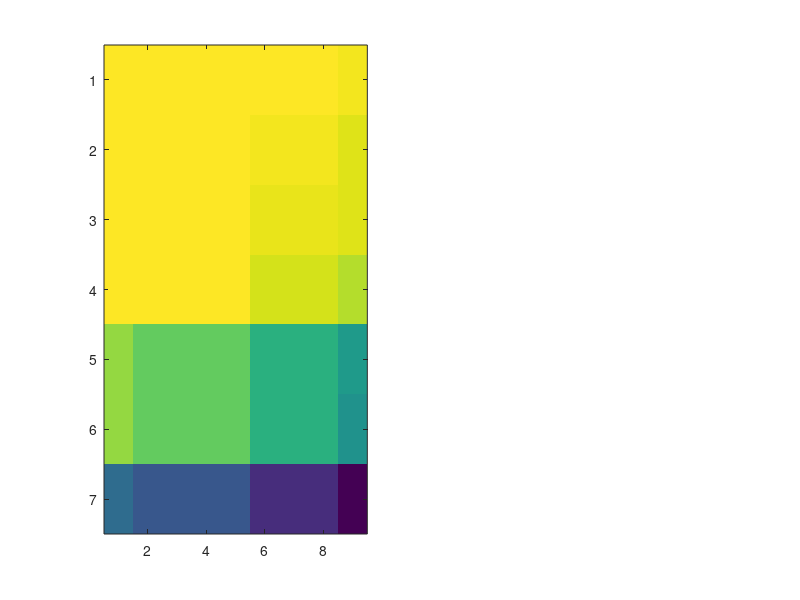

The MATLAB source for this figure: (Note: this script raises an error after producing the figure.)
%% Figure: Threshold sensitivity analysis (recall and precision heatmaps)
% Data below is the actual measured sweep: for every combination of
% tau_slope and tau_rms, the full TASA detector+hysteresis pipeline was
% re-run against the labeled synthetic signal and recall/precision
% recorded. Chosen operating point (tau_slope=40, tau_rms=60) is boxed.

tau_slope = [20 30 40 60 100 200 300 400 500];
tau_rms   = [30 60 90 150 250 350 450];

% Rows = tau_rms, Columns = tau_slope (matches heatmap orientation)
recall = [
    1.0000 1.0000 1.0000 1.0000 1.0000 0.9875 0.9875 0.9875 0.9750;
    1.0000 1.0000 1.0000 1.0000 1.0000 0.9750 0.9750 0.9750 0.9500;
    1.0000 1.0000 1.0000 1.0000 1.0000 0.9625 0.9625 0.9625 0.9375;
    1.0000 1.0000 1.0000 1.0000 1.0000 0.9250 0.9250 0.9250 0.8750;
    0.8375 0.7625 0.7625 0.7625 0.7625 0.6250 0.6250 0.6250 0.5375;
    0.8375 0.7625 0.7625 0.7625 0.7625 0.6250 0.6250 0.6250 0.5125;
    0.3500 0.2750 0.2750 0.2750 0.2750 0.1375 0.1375 0.1375 0.0000
];

precision = [
    0.2899 0.6897 0.6897 0.6897 0.6897 0.6870 0.6870 0.6870 0.6842;
    0.2909 0.7018 0.7018 0.7018 0.7018 0.6964 0.6964 0.6964 0.6909;
    0.2920 0.7143 0.7143 0.7143 0.7143 0.7064 0.7064 0.7064 0.7009;
    0.2930 0.7407 0.7407 0.7407 0.7407 0.7255 0.7255 0.7255 0.7143;
    0.2627 0.7262 0.7262 0.7262 0.7262 0.6849 0.8065 0.8065 0.7818;
    0.2638 0.7349 0.7349 0.7349 0.7349 0.6944 0.8197 0.8197 0.8039;
    0.1302 0.5000 0.5000 0.5000 0.5000 0.3333 0.5000 0.5000 0.0000
];

% Indices of the chosen operating point (tau_slope=40, tau_rms=60)
chosen_col = find(tau_slope == 40);
chosen_row = find(tau_rms == 60);

figure('Position', [100 100 1000 420]);

% ---- Recall subplot ----
subplot(1,2,1);
imagesc(recall);
colormap(gca, flipud(redgreencmap()));  % see helper function below
caxis([0 1]);
colorbar;
set(gca, 'XTick', 1:length(tau_slope), 'XTickLabel', tau_slope, ...
         'YTick', 1:length(tau_rms), 'YTickLabel', tau_rms);
xlabel('\tau_{slope}');
ylabel('\tau_{rms}');
title('Recall');
hold on;
rectangle('Position', [chosen_col-0.5, chosen_row-0.5, 1, 1], ...
          'EdgeColor', 'b', 'LineWidth', 2.5);
% Print values in each cell
for r = 1:size(recall,1)
    for c = 1:size(recall,2)
        text(c, r, sprintf('%.2f', recall(r,c)), ...
            'HorizontalAlignment', 'center', 'FontSize', 7);
    end
end
hold off;

% ---- Precision subplot ----
subplot(1,2,2);
imagesc(precision);
colormap(gca, flipud(redgreencmap()));
caxis([0 1]);
colorbar;
set(gca, 'XTick', 1:length(tau_slope), 'XTickLabel', tau_slope, ...
         'YTick', 1:length(tau_rms), 'YTickLabel', tau_rms);
xlabel('\tau_{slope}');
ylabel('\tau_{rms}');
title('Precision');
hold on;
rectangle('Position', [chosen_col-0.5, chosen_row-0.5, 1, 1], ...
          'EdgeColor', 'b', 'LineWidth', 2.5);
for r = 1:size(precision,1)
    for c = 1:size(precision,2)
        text(c, r, sprintf('%.2f', precision(r,c)), ...
            'HorizontalAlignment', 'center', 'FontSize', 7);
    end
end
hold off;

sgtitle('Threshold Sensitivity: TASA Trigger Detector (blue box = chosen operating point, \tau_{slope}=40, \tau_{rms}=60)');

exportgraphics(gcf, 'fig_threshold_sensitivity.pdf', 'ContentType', 'vector');
exportgraphics(gcf, 'fig_threshold_sensitivity.png', 'Resolution', 300);


%% Helper function: red-green colormap (define at end of script file,
%% or save separately as redgreencmap.m on your MATLAB path)
function cmap = redgreencmap()
    n = 64;
    r = [linspace(0.8,1,n/2), linspace(1,0.1,n/2)];
    g = [linspace(0.1,1,n/2), linspace(1,0.5,n/2)];
    b = [linspace(0.1,0.3,n/2), linspace(0.3,0.1,n/2)];
    cmap = [r' g' b'];
end
